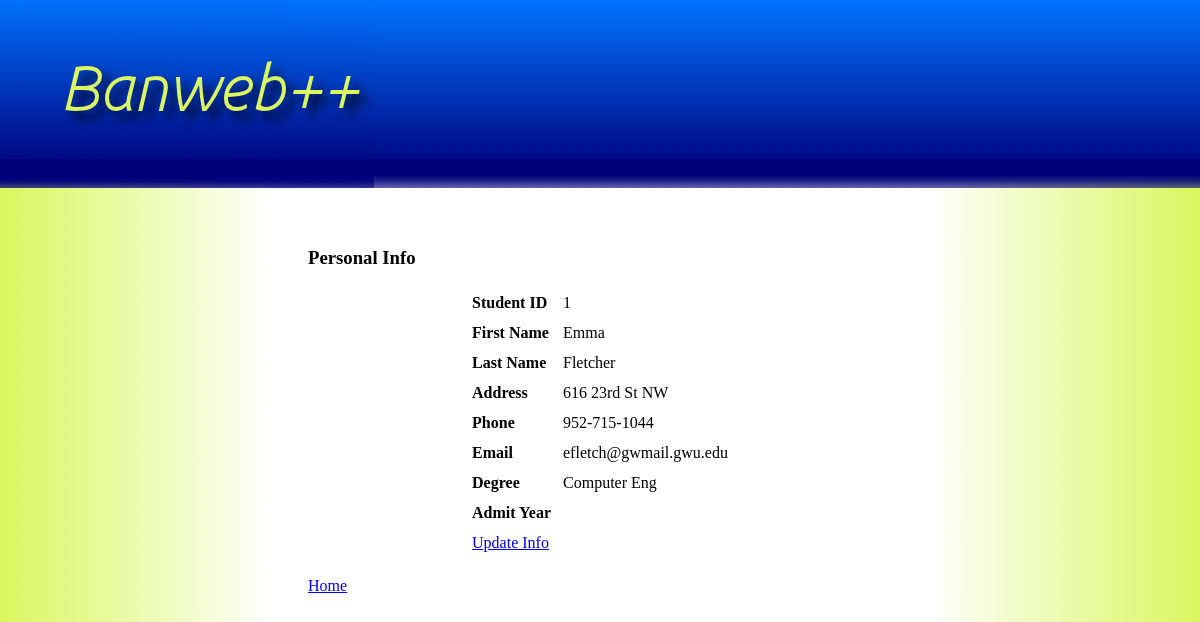
/students/personal_info.php?sid=1, run on the app's committed database.
### tables this page shows
create table students (
   sid      	int(4) primary key,
   l_name    	varchar(30),
   f_name	varchar(30),
   password	varchar(30),
   address	varchar(50),
   phone	varchar(20),
   email        varchar(30),
   degree	varchar(20),
   status       varchar(20),
   admit_sem    varchar(10),
   admit_year	year);

### students/personal_info.php (the view, shortened to what this page needs)
<!DOCTYPE html PUBLIC "-//W3C//DTD XHTML 1.0 Transitional//EN"
  "http://www.w3.org/TR/xhtml1/DTD/xhtml1-transitional.dtd">
<html xmlns="http://www.w3.org/1999/xhtml" xml:lang="en" lang="en">
<head>
  <link rel="stylesheet" type="text/css" href="../style.css" />
</head>
<body>
  <h3>Personal Info</h3>
<?php
  $id = $_GET['sid'];
  $result = mysql_query("SELECT * FROM students WHERE sid='$id'")
    or die(mysql_error());
  $row = mysql_fetch_array( $result );
  echo '<table>';
  echo '<tr>';
  echo '<td class="table-col-title">Student ID</td>';
  echo '<td>'.$row['sid'].'</td>';
  echo '</tr>';
  echo '<tr>';
  echo '<td class="table-col-title">First Name</td>';
  echo '<td>'.$row['f_name'].'</td>';
  echo '</tr>';
  echo '<tr>';
  echo '<td class="table-col-title">Last Name</td>';
  echo '<td>'.$row['l_name'].'</td>';
  echo '</tr>';
  echo '<tr>';
  echo '<td class="table-col-title">Address</td>';
  echo '<td>'.$row['address'].'</td>';
  echo '</tr>';
   echo '<tr>';
  echo '<td class="table-col-title">Phone</td>';
  echo '<td>'.$row['phone'].'</td>';
  echo '</tr>';
  echo '<tr>';
  echo '<td class="table-col-title">Email</td>';
  echo '<td>'.$row['email'].'</td>';
  echo '</tr>';
  echo '<tr>';
  echo '<td class="table-col-title">Degree</td>';
  echo '<td>'.$row['degree'].'</td>';
  echo '</tr>';
   echo '<tr>';
  echo '<td class="table-col-title">Admit Year</td>';
  echo '<td>'.$row['admit'].'</td>';
  echo '</tr>';
  echo '<tr>';
  echo '<td><a href=edit_info.php?sid='.$id.'>Update Info</a></td>';
  echo '</tr>';
  echo '</table>';
echo '<br />';
echo '<a href=stud_home.php?sid='.$id.'>Home</a>';
?>
</body>
</html>

### style.css (style rules this page uses)
body { background-image:url('title.png'), url('title-edge.png'), url('right.png'), url('left.png'); background-position: left top, right top, right bottom, left bottom; background-repeat: no-repeat, repeat-x, repeat-y, repeat-y; padding-top: 220px; padding-left: 300px; padding-right: 300px; }
table { margin-left: auto; margin-right: auto; }
td { min-width: 75px; padding: 5px; }
td.table-col-title { font-weight:bold; }

### data on the page
students: sid "1", f_name "Emma", l_name "Fletcher", address "616 23rd St NW", phone "952-715-1044", email "efletch@gwmail.gwu.edu", degree "Computer Eng"
